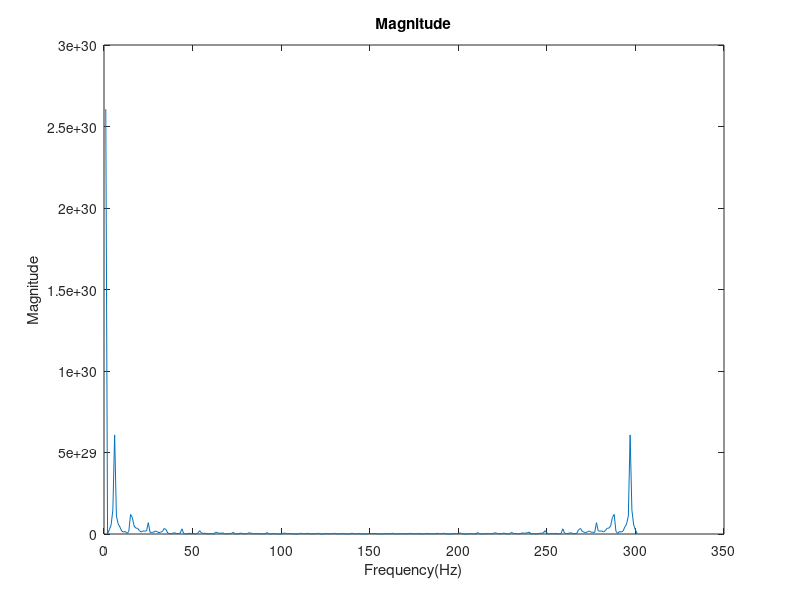
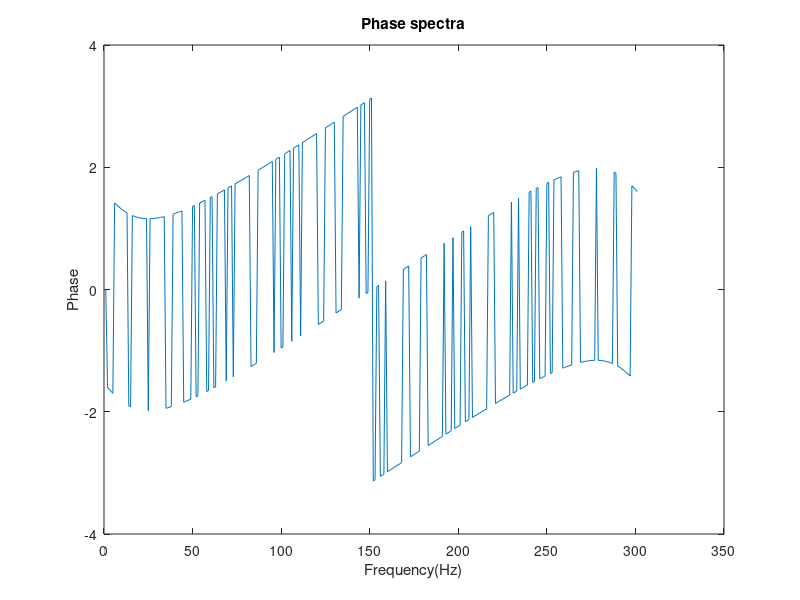

MATLAB code for these plots, in order:
t=-15:0.1:15;
sum_k=0; 
for k =-80:1:80 
 if (mod(k,2)==1)
   x=(4/(pi.*k).*exp((-1i.*pi)/2)).*exp(1i*k*t);
        sum_k=sum_k+x ;
        end
end
sum_k=sum_k+5 ;
 Htime=(5*exp(-4*t));
 XFrequency=fft(sum_k);
 HFrequency=fft(Htime);
 YFrequency= XFrequency.*HFrequency ;
 Magn=abs(YFrequency); 
 Angle=angle(YFrequency);
figure
plot(Magn);
xlabel('Frequency(Hz)')
ylabel('Magnitude')
title('Magnitude')
figure
plot(Angle);
xlabel('Frequency(Hz)')
ylabel('Phase')
title('Phase spectra')

